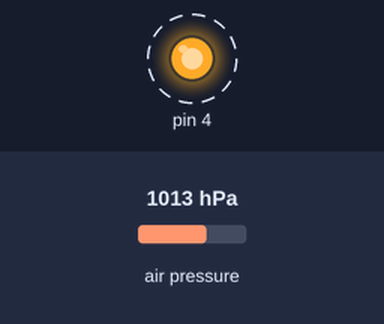
Bench run of a sketch on a simulated Arduino Uno, built with avr-gcc and run on an emulated ATmega328P. Shown: output pins drawn as LEDs (lit = HIGH). Dashed ring = blinking. The inputs (shaded band) are chosen by the test bench; at power-on: air pressure 1013 hPa. What the sketch prints to the serial monitor is not drawn.

Above: at 1.6 s.
Timing chart, 0 to 7.0 s (numbered marks = the images above):
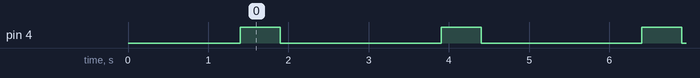

The sketch:

arduino_bmp_paine.ino
```cpp
#include <Wire.h>
#include <Adafruit_BMP085.h>
#include <SoftwareSerial.h>
float paine1, paine2, paine3, paineavg;

Adafruit_BMP085 bmp;

// this runs once
void setup() {
    Serial.begin(9600);
    delay(1000);
  Serial.println("tsetuppi");
  delay(100);
  // initialize the digital pin as an output.

  pinMode(4, OUTPUT);
Serial.println("ok1");
  // enable debug serial
 delay(100);

 bmp.begin();

  Serial.println("setup ok");

  }


// the loop
void loop() {
  Serial.println("looppi");
  delay(200);
  digitalWrite(4, HIGH);
  delay(500);
  digitalWrite(4, LOW);
  delay(200);
  paine1 = bmp.readPressure();
  delay(200);
  Serial.println("luettu ensimmäinen paine");
  paine2 = bmp.readPressure();
  delay(200);
  Serial.println("luettu toinen paine");
  paine3 = bmp.readPressure();
  delay(200);
  Serial.println("luettu kolmas paine");
  paineavg = (paine1 + paine2 + paine3) / 3 ;
  Serial.print("kaikkien kolmen keskiarvo on: ");
  Serial.print(paineavg);
  Serial.print(" Pa \n");
  delay(1000);
}
```

Measured:
- by itself, pin 4: alternates HIGH for 0.50 s and LOW for 2.0 s
